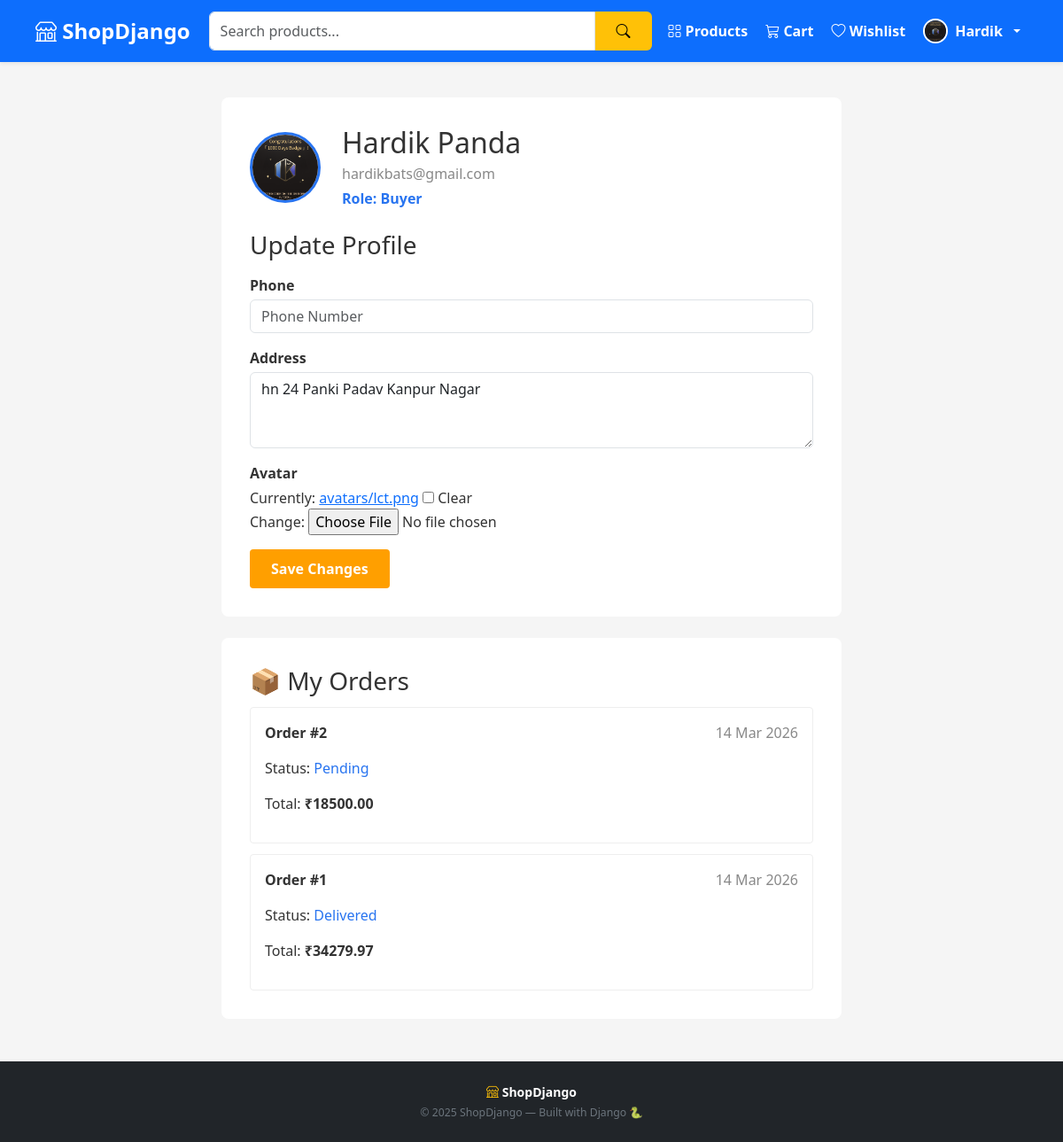
The app's page /users/profile/ (signed in) with its own data.
### users/models.py (models this page shows, shortened)
class Profile(models.Model):
    Role_CHOICES = [
        ('buyer','Buyer'),
        ('admin','Admin'),
    ]
    user =  models.OneToOneField(
        User,
        on_delete=models.CASCADE,
        related_name='profile'
    )
    role = models.CharField(max_length=10,choices=Role_CHOICES,default='buyer')
    phone = models.CharField(max_length=15, blank=True)
    address = models.TextField(blank=True)
    avatar = models.ImageField(upload_to='avatars/', blank=True, null=True)

### orders/models.py (models this page shows, shortened)
class Order(models.Model):
    STATUS_CHOICES = [
        ('pending', 'Pending'),
        ('processing', 'Processing'),
        ('shipped', 'Shipped'),
        ('delivered', 'Delivered'),
    ]
    user = models.ForeignKey(User, on_delete=models.CASCADE, related_name='orders')
    products = models.ManyToManyField(Product, through='OrderItem')
    total_price = models.DecimalField(max_digits=10, decimal_places=2,default=0.00)
    status = models.CharField(max_length=20, choices=STATUS_CHOICES, default='pending')
    created_at = models.DateTimeField(auto_now_add=True)

### users/views.py (the view)
# urls.py: path('profile/', views.profile_view, name='profile'),
@login_required  # redirects to login if not authenticated
def profile_view(request):
    if request.method == 'POST':
        form = ProfileUpdateForm(request.POST, request.FILES, instance=request.user.profile)
        if form.is_valid():
            form.save()
            messages.success(request, 'Profile updated ✅')
            return redirect('profile')
    else:
        form = ProfileUpdateForm(instance=request.user.profile)
    orders = Order.objects.filter(user=request.user).order_by('-created_at')
    return render(request, 'users/profile.html', {
        'form': form,
        'orders': orders
    })

### users/forms.py
class ProfileUpdateForm(forms.ModelForm):
    class Meta:
        model = Profile
        fields = [ 'phone', 'address', 'avatar']
        widgets = {
            'phone': forms.TextInput(attrs={'class': 'form-control','placeholder': 'Phone Number'}),
            'address': forms.Textarea(attrs={'class': 'form-control','rows': 3,'placeholder': 'Delivery Address'}),
        }

### store/context_processors.py (called while the page is built)
def wishlist_count(request):
    count = 0
    if request.user.is_authenticated:
        try:
            count = request.user.wishlist.total_items()
        except:
            count = 0
    return {'wishlist_count': count}

### users/templates/users/profile.html (shortened to what this page needs)
{% extends 'store/base.html' %}
{% block content %}
<div style="max-width:700px; margin:40px auto;">
<div style="background:white; padding:32px; border-radius:8px; margin-bottom:24px;">
    <div style="display:flex; align-items:center; gap:24px; margin-bottom:24px;">
        {% if request.user.profile.avatar %}
            <img src="{{ request.user.profile.avatar.url }}"
                 style="width:80px; height:80px; border-radius:50%; object-fit:cover; border: 3px solid #2874f0;">
        {% endif %}
        <div>
            <h2 style="margin:0;">{{ request.user.get_full_name }}</h2>
            <p style="color:#888; margin:4px 0;">{{ request.user.email }}</p>
            <p style="color:#2874f0; font-weight:bold; margin:0;">
                Role: {{ request.user.profile.role|capfirst }}
            </p>
        </div>
    </div>
    <h3 style="margin:24px 0 16px;">Update Profile</h3>
    <form method="POST" enctype="multipart/form-data">
        {% for field in form %}
        <div style="margin-bottom:16px;">
            <label style="display:block; margin-bottom:4px; font-weight:bold;">
                {{ field.label }}
            </label>
            {{ field }}
        </div>
        {% endfor %}
        <button type="submit" class="btn btn-primary">Save Changes</button>
    </form>
</div>
    <div style="background:white; padding:32px; border-radius:8px;">
        <h3>📦 My Orders</h3>
        {% if orders %}
            {% for order in orders %}
            <div style="border:1px solid #eee; padding:16px; border-radius:4px; margin-top:12px;">
                <p><strong>Order #{{ order.id }}</strong>
                   <span style="float:right; color:#888;">{{ order.created_at|date:"d M Y" }}</span>
                </p>
                <p>Status:
                    <span style="color:#2874f0;">{{ order.status|capfirst }}</span>
                </p>
                <p>Total: <strong>₹{{ order.total_price }}</strong></p>
            </div>
            {% endfor %}
        {% else %}
            <p style="color:#888; margin-top:12px;">No orders yet.
                <a href="{% url 'product_list' %}" style="color:#2874f0;">Start shopping!</a>
            </p>
        {% endif %}
    </div>
</div>
{% endblock %}

### store/templates/store/base.html (shortened to what this page needs)
{% load static %}
<!DOCTYPE html>
<html lang="en">
<head>
    <link href="https://cdn.jsdelivr.net/npm/bootstrap@5.3.0/dist/css/bootstrap.min.css" rel="stylesheet">
    <link href="https://cdn.jsdelivr.net/npm/bootstrap-icons@1.10.0/font/bootstrap-icons.css" rel="stylesheet">
    <link rel="stylesheet" href="{% static 'store/css/style.css' %}">
</head>
<body>
<nav class="navbar navbar-expand-lg navbar-dark bg-primary sticky-top shadow-sm">
    <div class="container-fluid px-3">
        <a class="navbar-brand fw-bold fs-4" href="{% url 'home' %}">
            <i class="bi bi-shop"></i> ShopDjango
        </a>
        <div class="collapse navbar-collapse" id="navbarContent">
            <form class="d-flex mx-auto my-2 my-lg-0"
                  style="width:100%; max-width:500px;"
                  method="GET" action="{% url 'product_list' %}">
                <input class="form-control me-0 rounded-start rounded-0"
                       type="search" name="q"
                       placeholder="Search products..."
                       value="{{ request.GET.q }}">
                <button class="btn btn-warning rounded-end rounded-0 fw-bold"
                        type="submit">
                    <i class="bi bi-search"></i>
                </button>
            </form>
            <ul class="navbar-nav ms-auto align-items-lg-center gap-1">
                <li class="nav-item">
                    <a class="nav-link" href="{% url 'product_list' %}">
                        <i class="bi bi-grid"></i> Products
                    </a>
                </li>
                <li class="nav-item">
                    <a class="nav-link" href="{% url 'cart' %}">
                        <i class="bi bi-cart3"></i> Cart
                    </a>
                </li>
                {% if request.user.is_authenticated %}
                <li class="nav-item">
                    <a class="nav-link" href="{% url 'wishlist' %}">
                        <i class="bi bi-heart"></i> Wishlist
                    </a>
                </li>
                {% endif %}
                {% if request.user.is_authenticated %}
                    <li class="nav-item dropdown">
                        <a class="nav-link dropdown-toggle d-flex align-items-center gap-2"
                           href="#" data-bs-toggle="dropdown">
                            {% if request.user.profile.avatar %}
                                <img src="{{ request.user.profile.avatar.url }}"
                                     style="width:28px;height:28px;border-radius:50%;
                                            object-fit:cover;border:2px solid white;">
                            {% endif %}
                            {{ request.user.first_name }}
                        </a>
                    </li>
                {% endif %}
            </ul>
        </div>
    </div>
</nav>
<main>
    {% block content %}{% endblock %}
</main>
<footer class="bg-dark text-secondary text-center py-4 mt-5">
    <div class="container">
        <p class="mb-1">
            <i class="bi bi-shop text-warning"></i>
            <strong class="text-white">ShopDjango</strong>
        </p>
        <p class="small mb-0">© 2025 ShopDjango — Built with Django 🐍</p>
    </div>
</footer>
</body>
</html>

### store/static/store/css/style.css (style rules this page uses)
* { margin: 0; padding: 0; box-sizing: border-box; font-family: 'Segoe UI', sans-serif; }
body { background: #f5f5f5; color: #333; }
.navbar { background: #2874f0; padding: 12px 24px; display: flex; align-items: center; justify-content: space-between; flex-wrap: wrap; gap: 10px; }
.navbar a { color: white; text-decoration: none; font-weight: bold; }
.btn { padding: 10px 24px; border: none; border-radius: 4px; cursor: pointer; font-weight: bold; text-decoration: none; display: inline-block; text-align: center; }
.btn-primary { background: #ff9f00; color: white; }
footer { background: #212121; color: #999; text-align: center; padding: 24px; margin-top: 40px; font-size: 14px; }

### records on screen
Profile: form "hn 24 Panki Padav Kanpur Nagar"
Order: id "2", created_at "14 Mar 2026", status "Pending", total_price "18500.00"
Order: id "1", created_at "14 Mar 2026", status "Delivered", total_price "34279.97"

### other values on screen
{{ request.user.first_name }} "Hardik"
{{ request.user.get_full_name }} "Hardik Panda"
{{ request.user.email }} "hardikbats@gmail.com"
{{ request.user.profile.role|capfirst }} "Buyer"
{{ field.label }} "Phone" "Address" "Avatar"
